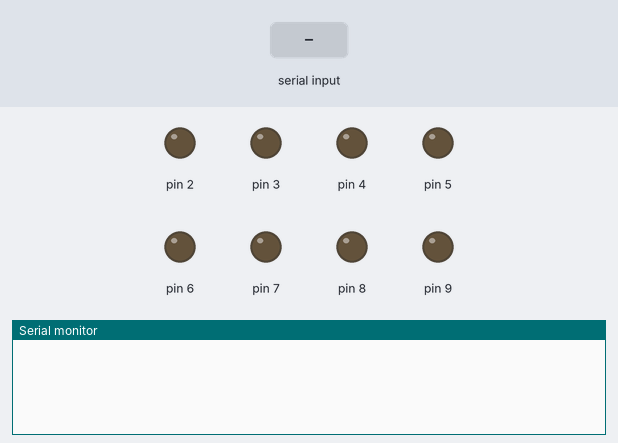
The sketch below on a simulated Arduino Uno, built with avr-gcc and run on an emulated ATmega328P. On the bench: output pins drawn as LEDs (lit = HIGH), the last lines printed to the serial monitor. The inputs (shaded band) are chosen by the test bench.

Above: at 1.2 s.
1.3 s: "a\n" received over Serial
At 1.8 s:
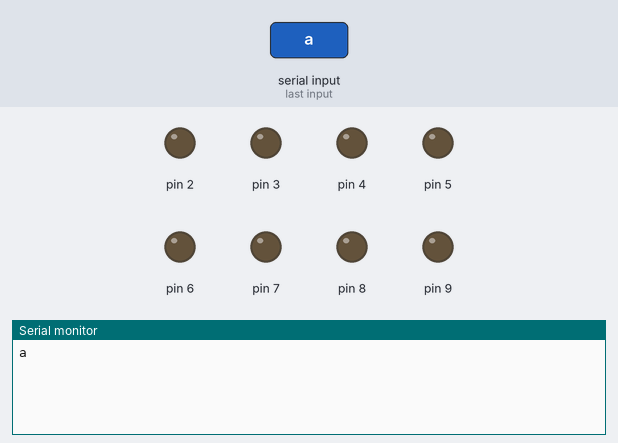
2.8 s: byte 98 ('b') received over Serial
At 4.0 s:
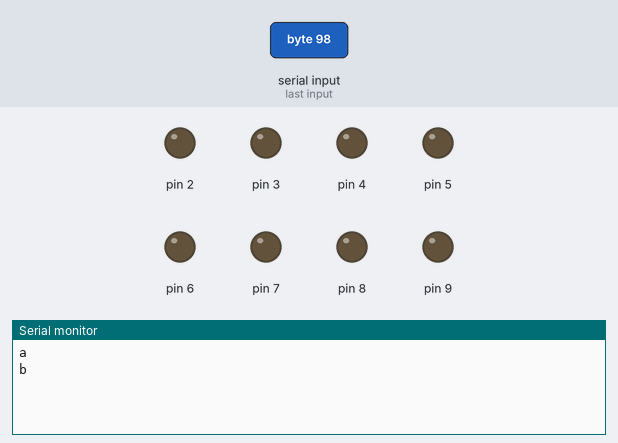
4.3 s: byte 99 ('c') received over Serial
At 5.3 s:
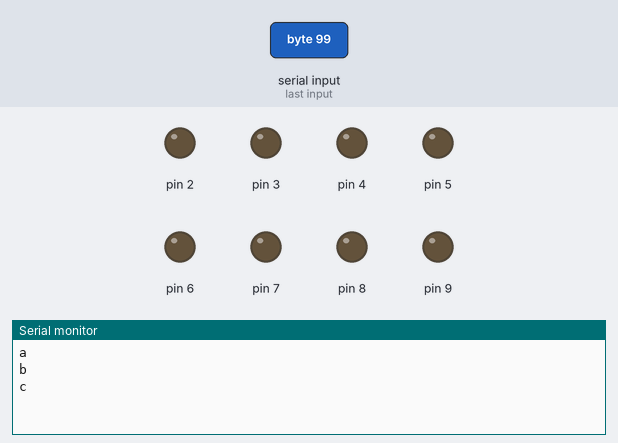
5.8 s: byte 100 ('d') received over Serial
At 6.5 s:
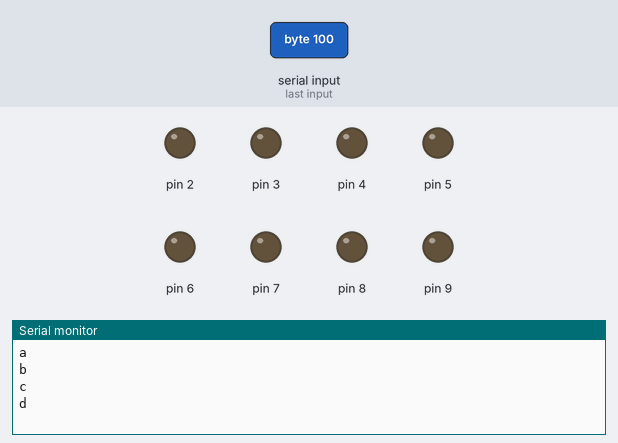
7.3 s: byte 101 ('e') received over Serial
At 7.6 s:
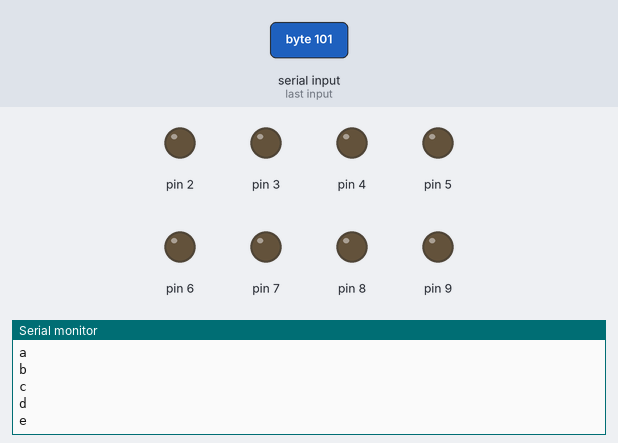
8.8 s: byte 102 ('f') received over Serial
At 10.0 s:
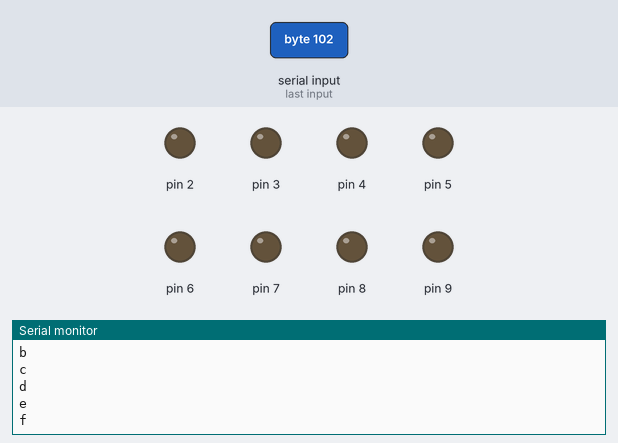

The sketch:

sketch_dec02a.ino
```cpp
/*
 *  Bluetooh Basic: LED ON OFF - Avishkar
 *  Coder - Mayoogh Girish
 *  Website - http://bit.do/Avishkar
 *  Download the App :
 *  This program lets you to control a LED on pin 13 of arduino using a bluetooth module
 */
char Incoming_value = 0;                //Variable for storing Incoming_value
void setup()
{
  Serial.begin(9600);         //Sets the data rate in bits per second (baud) for serial data transmission
  pinMode(9, OUTPUT);
  pinMode(8, OUTPUT);
  pinMode(7, OUTPUT);
  pinMode(6, OUTPUT);
  pinMode(5, OUTPUT);
  pinMode(4, OUTPUT);
  pinMode(3, OUTPUT);
  pinMode(2, OUTPUT);
}
void loop()
{
  if(Serial.available() > 0)
  {
    Incoming_value = Serial.read();      //Read the incoming data and store it into variable Incoming_value
    Serial.print(Incoming_value);        //Print Value of Incoming_value in Serial monitor
    Serial.print("\n");        //New line
    if(Incoming_value == 'a')            //Checks whether value of Incoming_value is equal to 1
      {
        digitalWrite(2, HIGH);
        digitalWrite(3, LOW);
        digitalWrite(4, LOW);
        digitalWrite(5, LOW);
        digitalWrite(6, LOW);
        digitalWrite(7, LOW);
        digitalWrite(8, LOW);
        digitalWrite(9, LOW);
        delay(0.5);
        digitalWrite(2, LOW);

      }
    else if(Incoming_value == 'b')
    {
        digitalWrite(2, LOW);
        digitalWrite(3, HIGH);
        digitalWrite(4, LOW);
        digitalWrite(5, LOW);
        digitalWrite(6, LOW);
        digitalWrite(7, LOW);
        digitalWrite(8, LOW);
        digitalWrite(9, LOW);
        delay(0.5);
        digitalWrite(3, LOW);
    }
    else if(Incoming_value == 'c')
    {
        digitalWrite(2, LOW);
        digitalWrite(3, LOW);
        digitalWrite(4, HIGH);
        digitalWrite(5, LOW);
        digitalWrite(6, LOW);
        digitalWrite(7, LOW);
        digitalWrite(8, LOW);
        digitalWrite(9, LOW);
        delay(0.5);
        digitalWrite(4, LOW);
    }
    else if(Incoming_value == 'd')
    {
        digitalWrite(2, LOW);
        digitalWrite(3, LOW);
        digitalWrite(4, LOW);
        digitalWrite(5, HIGH);
        digitalWrite(6, LOW);
        digitalWrite(7, LOW);
        digitalWrite(8, LOW);
        digitalWrite(9, LOW);
        delay(0.5);
        digitalWrite(5, LOW);
    }
    else if(Incoming_value == 'e')
    {
        digitalWrite(2, LOW);
        digitalWrite(3, LOW);
        digitalWrite(4, LOW);
        digitalWrite(5, LOW);
        digitalWrite(6, HIGH);
        digitalWrite(7, LOW);
        digitalWrite(8, LOW);
        digitalWrite(9, LOW);
        delay(0.5);
        digitalWrite(6, LOW);
    }
    else if(Incoming_value == 'f')
    {
        digitalWrite(2, LOW);
        digitalWrite(3, LOW);
        digitalWrite(4, LOW);
        digitalWrite(5, LOW);
        digitalWrite(6, LOW);
        digitalWrite(7, HIGH);
        digitalWrite(8, LOW);
        digitalWrite(9, LOW);
        delay(0.5);
        digitalWrite(7, LOW);
    }
    else if(Incoming_value == 'g')
    {
        digitalWrite(2, LOW);
        digitalWrite(3, LOW);
        digitalWrite(4, LOW);
        digitalWrite(5, LOW);
        digitalWrite(6, LOW);
        digitalWrite(7, LOW);
        digitalWrite(8, HIGH);
        digitalWrite(9, LOW);
        delay(0.5);
        digitalWrite(8, LOW);
    }
    else if(Incoming_value == 'h')
    {
        digitalWrite(2, LOW);
        digitalWrite(3, LOW);
        digitalWrite(4, LOW);
        digitalWrite(5, LOW);
        digitalWrite(6, LOW);
        digitalWrite(7, LOW);
        digitalWrite(8, LOW);
        digitalWrite(9, HIGH);
        delay(0.5);
        digitalWrite(9, LOW);
    }
  }

}
```

Measured:
- after the input at 1.3 s, the serial monitor: prints a new line at once (image 1)
- after the input at 2.8 s, the serial monitor: prints a new line at once (image 2)
- after the input at 4.3 s, the serial monitor: prints a new line at once (image 3)
- after the input at 5.8 s, the serial monitor: prints a new line at once (image 4)
- after the input at 7.3 s, the serial monitor: prints a new line at once (image 5)
- after the input at 8.8 s, the serial monitor: prints a new line at once (image 6)
